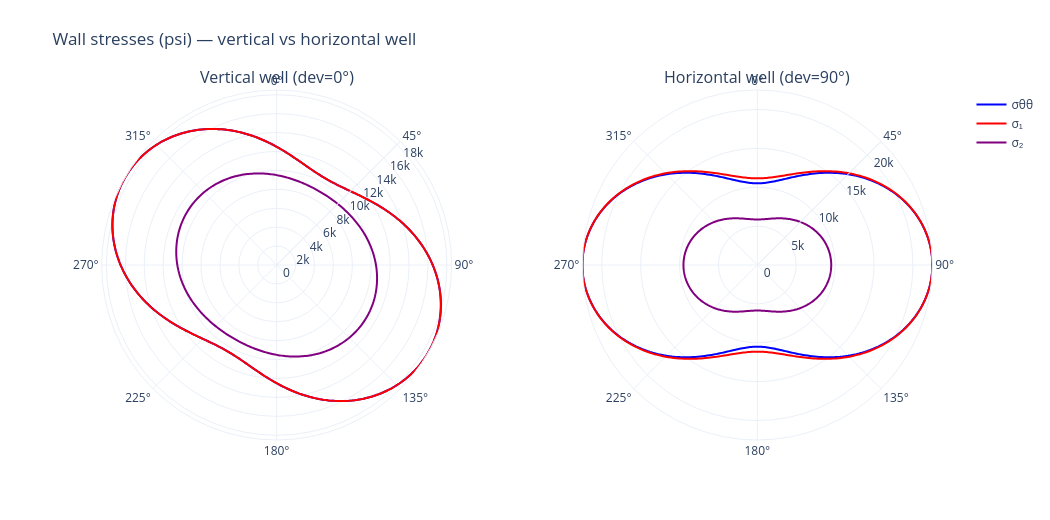

The cell this chart's notebook holds for it:
### Markdown cell above
## Compare vertical vs horizontal well

Same far-field stresses; only borehole deviation changes.

### Code cell
def run_kirsch(deviation):
    w = NearWellboreStressesCalculation.calculate_kirsch_borehole_wall_stresses(
        shmin=SHMIN, shmax=SHMAX, svert=SVERT,
        pore_pressure=PORE_PRESSURE, shmax_azimuth=SHMAX_AZIMUTH,
        mud_pressure=MUD_PRESSURE, theta=theta,
        poisson_ratio_static=POISSON_RATIO_STATIC,
        borehole_deviation=deviation, borehole_azimuth=BOREHOLE_AZIMUTH,
    )
    p = NearWellboreStressesCalculation.calculate_principal_stresses_analytical_boreholewall(
        sigma_boreholewall_rr=w.sigma_boreholewall_rr, sigma_boreholewall_tt=w.sigma_boreholewall_tt,
        sigma_boreholewall_zz=w.sigma_boreholewall_zz, sigma_boreholewall_tz=w.sigma_boreholewall_tz,
    )
    return w, p


wall_v, prin_v = run_kirsch(0.0)
wall_h, prin_h = run_kirsch(90.0)

fig = make_subplots(
    rows=1, cols=2, specs=[[{"type": "polar"}, {"type": "polar"}]],
    subplot_titles=("Vertical well (dev=0°)", "Horizontal well (dev=90°)"),
)


def add_pair(col, wall_, prin):
    show = col == 1
    fig.add_trace(go.Scatterpolar(r=wall_.sigma_boreholewall_tt, theta=theta, mode="lines",
                                  line=dict(color="blue", width=2),
                                  name="σθθ", showlegend=show), row=1, col=col)
    fig.add_trace(go.Scatterpolar(r=prin.sigma_boreholewall_1, theta=theta, mode="lines",
                                  line=dict(color="red", width=2),
                                  name="σ₁", showlegend=show), row=1, col=col)
    fig.add_trace(go.Scatterpolar(r=prin.sigma_boreholewall_2, theta=theta, mode="lines",
                                  line=dict(color="purple", width=2),
                                  name="σ₂", showlegend=show), row=1, col=col)


add_pair(1, wall_v, prin_v)
add_pair(2, wall_h, prin_h)

for i in (1, 2):
    key = "polar" if i == 1 else f"polar{i}"
    fig.update_layout(**{key: dict(
        angularaxis=dict(direction="clockwise", rotation=90),
        radialaxis=dict(angle=45, tickangle=45),
    )})

fig.update_layout(height=520, width=1050, template="plotly_white",
                  title="Wall stresses (psi) — vertical vs horizontal well",
                  margin=dict(t=90))
fig.show()

### Figure 1 — Plotly figure (JSON) as saved in the notebook; plotly's stock layout.template omitted (floating-point values rounded to 4 significant figures; data arrays with more than 128 entries replaced by an {"elided": "..."} marker saying what was removed)
{"data": [{"line": {"color": "blue", "width": 2}, "mode": "lines", "name": "σθθ", "r": {"elided": "361 float values"}, "showlegend": true, "subplot": "polar", "theta": {"elided": "361 float values"}, "type": "scatterpolar"}, {"line": {"color": "red", "width": 2}, "mode": "lines", "name": "σ₁", "r": {"elided": "361 float values"}, "showlegend": true, "subplot": "polar", "theta": {"elided": "361 float values"}, "type": "scatterpolar"}, {"line": {"color": "purple", "width": 2}, "mode": "lines", "name": "σ₂", "r": {"elided": "361 float values"}, "showlegend": true, "subplot": "polar", "theta": {"elided": "361 float values"}, "type": "scatterpolar"}, {"line": {"color": "blue", "width": 2}, "mode": "lines", "name": "σθθ", "r": {"elided": "361 float values"}, "showlegend": false, "subplot": "polar2", "theta": {"elided": "361 float values"}, "type": "scatterpolar"}, {"line": {"color": "red", "width": 2}, "mode": "lines", "name": "σ₁", "r": {"elided": "361 float values"}, "showlegend": false, "subplot": "polar2", "theta": {"elided": "361 float values"}, "type": "scatterpolar"}, {"line": {"color": "purple", "width": 2}, "mode": "lines", "name": "σ₂", "r": {"elided": "361 float values"}, "showlegend": false, "subplot": "polar2", "theta": {"elided": "361 float values"}, "type": "scatterpolar"}], "layout": {"annotations": [{"font": {"size": 16}, "showarrow": false, "text": "Vertical well (dev=0°)", "x": 0.225, "xanchor": "center", "xref": "paper", "y": 1.0, "yanchor": "bottom", "yref": "paper"}, {"font": {"size": 16}, "showarrow": false, "text": "Horizontal well (dev=90°)", "x": 0.775, "xanchor": "center", "xref": "paper", "y": 1.0, "yanchor": "bottom", "yref": "paper"}], "height": 520, "margin": {"t": 90}, "polar": {"angularaxis": {"direction": "clockwise", "rotation": 90}, "domain": {"x": [0.0, 0.45], "y": [0.0, 1.0]}, "radialaxis": {"angle": 45, "tickangle": 45}}, "polar2": {"angularaxis": {"direction": "clockwise", "rotation": 90}, "domain": {"x": [0.55, 1.0], "y": [0.0, 1.0]}, "radialaxis": {"angle": 45, "tickangle": 45}}, "title": {"text": "Wall stresses (psi) — vertical vs horizontal well"}, "width": 1050}}
